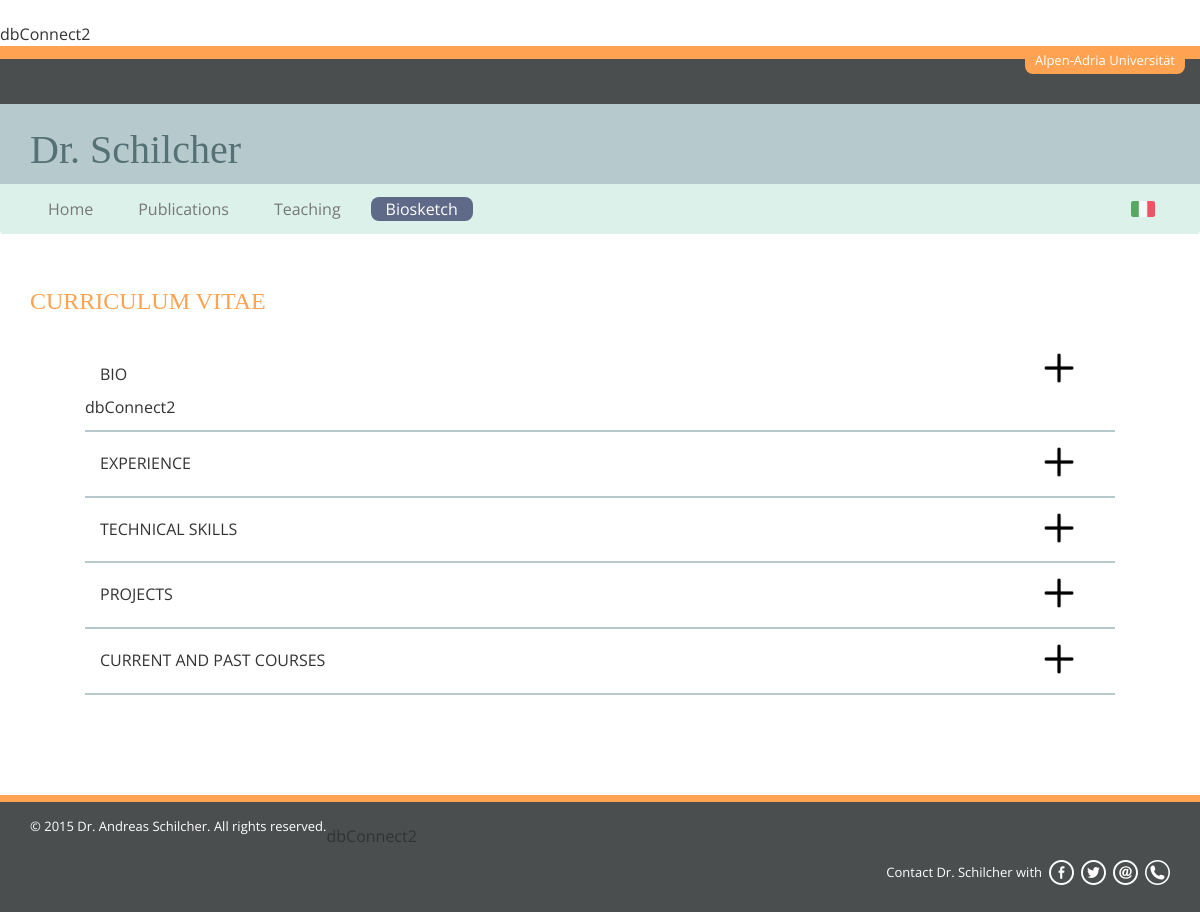
The page /en/biosketch.php on the database its author committed.
### tables this page shows
CREATE TABLE IF NOT EXISTS `info` (
  `id` int(11) NOT NULL AUTO_INCREMENT,
  `data` datetime NOT NULL,
  `nome_prof` varchar(255) NOT NULL,
  `nome_uni` varchar(255) NOT NULL,
  `favicon` varchar(255) NOT NULL,
  `footer_it` text NOT NULL,
  `footer_en` text NOT NULL,
  PRIMARY KEY (`id`)
);

### en/biosketch.php (the view, shortened to what this page needs)
<?php
	include_once("../manager/funzioni.php");
	$titolo="Biosketch";
	$tabella="bio";
	$tabellae="extrabio";
	$idbio=1;
	include("header.php");
	include("menu.php");
?>
	<div class="col-lg-12 col-md-12 col-sm-12 col-xs-12">
		<div class="container">
			<div class="col-lg-12 col-md-12 col-sm-12 col-xs-12 distanza-sopra no-padding">
				<div class="titolo-bio vollkorn">
					CURRICULUM VITAE
				</div>
			</div>
			<div class="col-lg-12 col-md-12 col-sm-12 col-xs-12 no-padding-xs">
				<div class="lista-bio distanza-corso">
					<div class="col-lg-11 col-md-11 col-sm-11 col-xs-10">
						<div class="titolo-lista-bio">BIO</div>
					</div>
					<div class="col-lg-1 col-md-1 col-sm-1 col-xs-2">
						<a href="javascript:void(0)" data-toggle="collapse" data-target="#bio1" class="collapsed">
							<div class="toggle-img"></div>
						</a>
					</div>
<?php
	$riga=elementoDaId($tabella, $idbio);
?>
					<div class="col-lg-12 col-md-12 col-sm-12 col-xs-12 no-padding-xs">
					</div>
				</div>
				<div class="lista-bio">
					<div class="col-lg-11 col-md-11 col-sm-11 col-xs-10">
						<div class="titolo-lista-bio">EXPERIENCE</div>
					</div>
					<div class="col-lg-1 col-md-1 col-sm-1 col-xs-2 ruota">
						<a href="javascript:void(0)" data-toggle="collapse" data-target="#bio2" class="collapsed">
							<div class="toggle-img"></div>
						</a>
					</div>
					<div class="col-lg-12 col-md-12 col-sm-12 col-xs-12">
<?php
	$filtro="1";
	$totale=numeroElementiTipo($tabellae, $filtro);
	if($totale==0){
?>
							<div class="no-elementi-bio">
								There isn't experience.
							</div>
<?php
	}
	else{
		$risposta=elementiFiltroTipo($tabellae, $filtro);
		while($riga=mysql_fetch_array($risposta)){
?>
							<div class="experience">
								<div class="titolo-experience">
									<?php echo $riga['nome_en']; ?>
								</div>
								<div class="anno-experience">
									Period: <?php echo $riga['periodo']; ?>
								</div>
								<div class="testo-aperto-bio">
									<?php echo $riga['testo_en']; ?>
								</div>
							</div>
<?php
		}
	}
?>
					</div>
				</div>
				<div class="lista-bio">
					<div class="col-lg-11 col-md-11 col-sm-11 col-xs-10">
						<div class="titolo-lista-bio">TECHNICAL SKILLS</div>
					</div>
					<div class="col-lg-1 col-md-1 col-sm-1 col-xs-2 ruota">
						<a href="javascript:void(0)" data-toggle="collapse" data-target="#bio3" class="collapsed">
							<div class="toggle-img"></div>
						</a>
					</div>
					<div class="col-lg-12 col-md-12 col-sm-12 col-xs-12">
<?php
	$filtro="2";
	$totale=numeroElementiTipo($tabellae, $filtro);
	if($totale==0){
?>
							<div class="no-elementi-bio">
								There isn't technical skills.
							</div>
<?php
	}
	else{
		$risposta=elementiFiltroTipo($tabellae, $filtro);
		while($riga=mysql_fetch_array($risposta)){
?>
							<div class="technical-skills">
								<div class="titolo-technical">
									<?php echo $riga['nome_en']; ?>
								</div>
								<div class="testo-aperto-bio">
									<?php echo $riga['testo_en']; ?>
								</div>
							</div>
<?php
		}
	}
?>
					</div>
				</div>
				<div class="lista-bio">
					<div class="col-lg-11 col-md-11 col-sm-11 col-xs-10">
						<div class="titolo-lista-bio">PROJECTS</div>
					</div>
					<div class="col-lg-1 col-md-1 col-sm-1 col-xs-2 ruota">
						<a href="javascript:void(0)" data-toggle="collapse" data-target="#bio4" class="collapsed">
							<div class="toggle-img"></div>
						</a>
					</div>
					<div class="col-lg-12 col-md-12 col-sm-12 col-xs-12">
<?php
	$filtro="3";
	$totale=numeroElementiTipo($tabellae, $filtro);
	if($totale==0){
?>
							<div class="no-elementi-bio">
								There isn't projects.
							</div>
<?php
	}
	else{
		$risposta=elementiFiltroTipo($tabellae, $filtro);
		while($riga=mysql_fetch_array($risposta)){
?>
							<div class="experience">
								<div class="titolo-experience">
									<?php echo $riga['nome_en']; ?>
								</div>
								<div class="anno-experience">
									Period: <?php echo $riga['periodo']; ?>
								</div>
								<div class="testo-aperto-bio">
									<?php echo $riga['testo_en']; ?>
								</div>
							</div>
<?php
		}
	}
?>
					</div>
				</div>
				<div class="lista-bio distanza-sotto">
					<div class="col-lg-11 col-md-11 col-sm-11 col-xs-10">
						<div class="titolo-lista-bio">CURRENT AND PAST COURSES</div>
					</div>
					<div class="col-lg-1 col-md-1 col-sm-1 col-xs-2 ruota">
						<a href="javascript:void(0)" data-toggle="collapse" data-target="#bio5" class="collapsed">
							<div class="toggle-img"></div>
						</a>
					</div>
					<div class="col-lg-12 col-md-12 col-sm-12 col-xs-12">
					</div>
				</div>
			</div>
		</div>
	</div>
<?php
	include("footer.php");
?>

### en/menu.php (shortened to what this page needs)
<body>
	<div class="col-lg-12 col-md-12 col-sm-12 col-xs-12 fascia-arancione">
		<div class="container no-padding">
			<div class="nome-uni">
				<?php echo $info['nome_uni']; ?>
			</div>
		</div>
	</div>
	<div class="col-lg-12 col-md-12 col-sm-12 col-xs-12 fascia-marrone">
	</div>
	<div class="col-lg-12 col-md-12 col-sm-12 hidden-xs fascia-grigio">
		<div class="container">
			<div class="nome-prof font-verde vollkorn">
				<?php echo $info['nome_prof']; ?>
			</div>
		</div>
	</div>
	<div class="navbar navbar-default" role="navigation">
		<div class="container">
			<div class="navbar-collapse collapse">
				<ul class="nav navbar-nav">
					<li <?php if($titolo=="Home"){ ?>class="active"<?php } ?>><a href="index.php">Home</a></li>
		            <li <?php if($titolo=="Publications"){ ?>class="active"<?php } ?>><a href="publications.php">Publications</a></li>
		            <li <?php if($titolo=="Teaching"){ ?>class="active"<?php } ?>><a href="teaching.php">Teaching</a></li>
					<li <?php if($titolo=="Biosketch"){ ?>class="active"<?php } ?>><a href="biosketch.php">Biosketch</a></li>
				</ul>
				<ul class="nav navbar-nav navbar-right">
					<li class="hidden-xs" style="margin-right:0;"><a href="../index.php"><img src="../img/ita.png" class="bandiere"></a></li>
				</ul>
			</div>
		</div>
	</div>

### en/footer.php (shortened to what this page needs)
		<div class="col-lg-12 col-md-12 col-sm-12 col-xs-12 distanza-sopra fascia-arancione-footer">
		</div>
		<div class="col-lg-12 col-md-12 col-sm-12 col-xs-12 fascia-marrone-footer">
			<div class="container">
				<div class="testo-footer float-left">
					<?php echo $info['footer_en']; ?>
				</div>
<?php
	$tabellasocial="home";
	$idsocial=1;
	$social=elementoDaId($tabellasocial, $idsocial);
?>
				<div class="social-footer">
					<a href="tel:<?php echo str_replace(" ", "", $riga['phone']); ?>"><div class="float-right social phone"></div></a>
					<a href="mailto:<?php echo $riga['mail']; ?>"><div class="float-right social mail"></div></a>
					<a href="<?php echo $riga['twitter_link']; ?>" target="_blank"><div class="float-right social twitter"></div></a>
					<a href="<?php echo $riga['facebook_link']; ?>" target="_blank"><div class="float-right social facebook"></div></a>
					<div class="testo-footer float-right">
						Contact <?php echo $info['nome_prof']; ?> with
					</div>
				</div>
			</div>
		</div>
	</body>
</html>

### rows shown on the page
info: nome_uni "Alpen-Adria Universität", nome_prof "Dr. Schilcher", footer_en "© 2015 Dr. Andreas Schilcher. All rights reserved."
